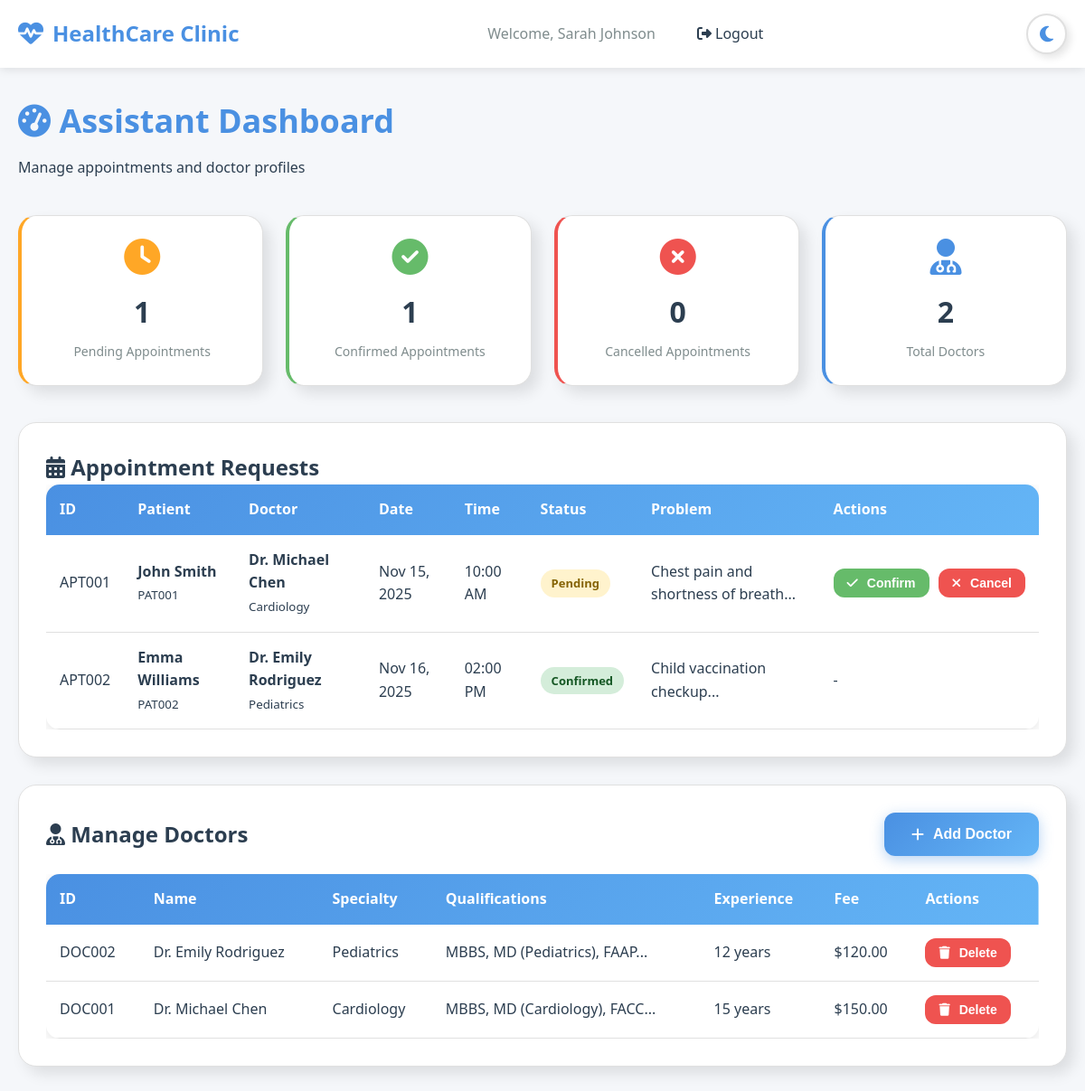
Before: /assistant_dashboard.php (signed in) with the older database file.
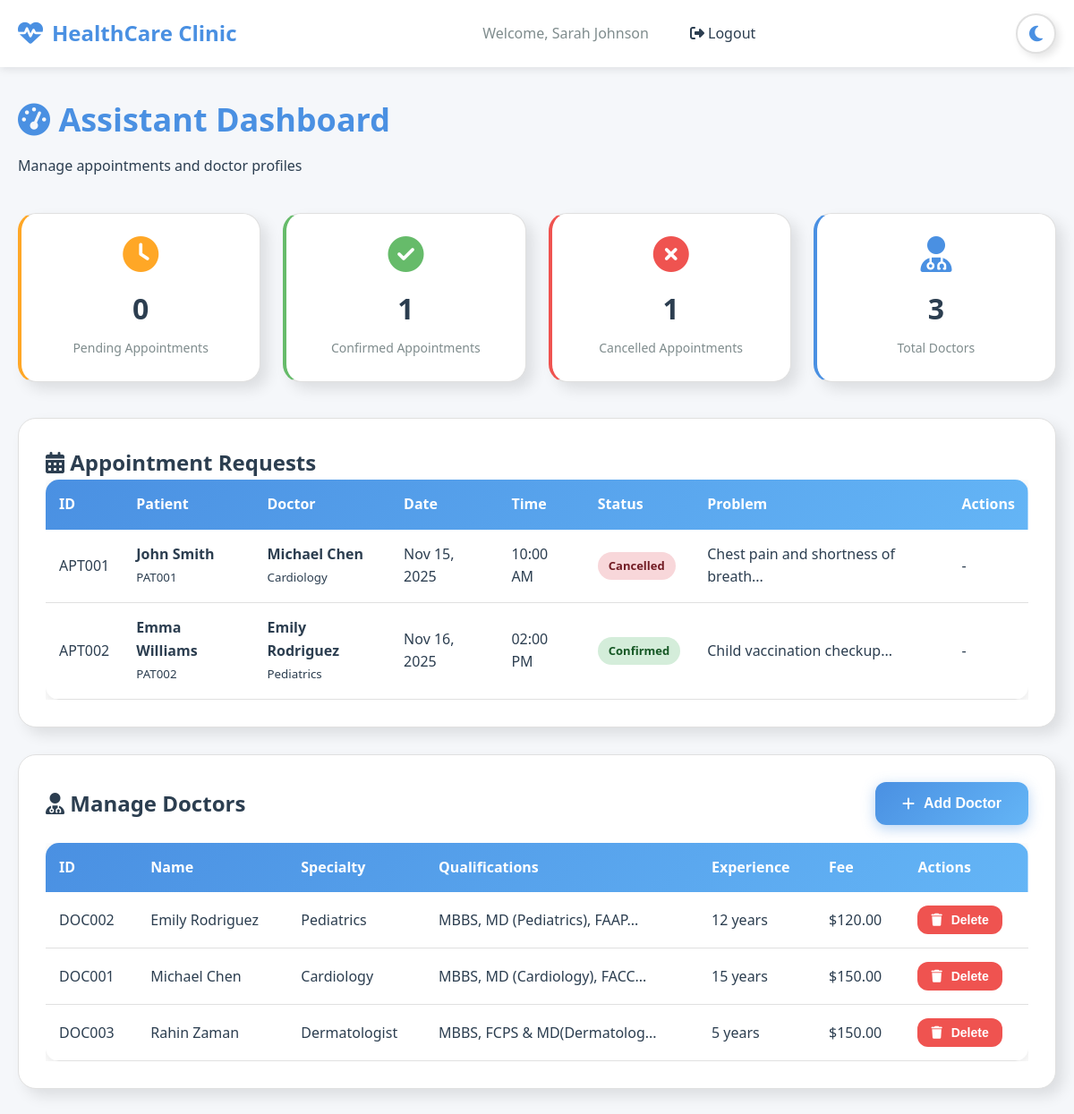
After: the same page with the newer database file.
### tables this page shows
CREATE TABLE `appointments` (
  `id` int(11) NOT NULL,
  `appointment_id` varchar(50) NOT NULL,
  `patient_id` varchar(50) NOT NULL,
  `doctor_id` varchar(50) NOT NULL,
  `appointment_date` date NOT NULL,
  `appointment_time` time NOT NULL,
  `status` enum('pending','confirmed','cancelled','completed') DEFAULT 'pending',
  `problem_description` text DEFAULT NULL,
  `medical_details` text DEFAULT NULL,
  `created_at` timestamp NOT NULL DEFAULT current_timestamp(),
  `updated_at` timestamp NOT NULL DEFAULT current_timestamp() ON UPDATE current_timestamp()
);

CREATE TABLE `users` (
  `id` int(11) NOT NULL,
  `user_id` varchar(50) NOT NULL,
  `name` varchar(100) NOT NULL,
  `password` varchar(255) NOT NULL,
  `role` enum('assistant','doctor','patient') NOT NULL,
  `email` varchar(100) DEFAULT NULL,
  `phone` varchar(20) DEFAULT NULL,
  `created_at` timestamp NOT NULL DEFAULT current_timestamp()
);

CREATE TABLE `doctors` (
  `id` int(11) NOT NULL,
  `doctor_id` varchar(50) NOT NULL,
  `name` varchar(100) NOT NULL,
  `specialty` varchar(100) NOT NULL,
  `qualifications` text DEFAULT NULL,
  `achievements` text DEFAULT NULL,
  `photo` varchar(255) DEFAULT NULL,
  `email` varchar(100) DEFAULT NULL,
  `phone` varchar(20) DEFAULT NULL,
  `experience_years` int(11) DEFAULT NULL,
  `consultation_fee` decimal(10,2) DEFAULT NULL,
  `created_at` timestamp NOT NULL DEFAULT current_timestamp(),
  `slot_start_time` time DEFAULT NULL,
  `max_slots` int(11) DEFAULT 0,
  `slot_end_time` time DEFAULT NULL
);

### config.php (called while the page is built, shortened)
<?php
function formatDate($date) {
    return date('M d, Y', strtotime($date));
}
function formatTime($time) {
    return date('h:i A', strtotime($time));
}
?>

### assistant_dashboard.php (the view, shortened to what this page needs)
<?php
require_once 'config.php';
$conn = getDBConnection();
$stats_query = "SELECT
    (SELECT COUNT(*) FROM appointments WHERE status = 'pending') as pending,
    (SELECT COUNT(*) FROM appointments WHERE status = 'confirmed') as confirmed,
    (SELECT COUNT(*) FROM appointments WHERE status = 'cancelled') as cancelled,
    (SELECT COUNT(*) FROM doctors) as total_doctors";
$stats = $conn->query($stats_query)->fetch_assoc();
$appointments_query = "SELECT a.*, d.name as doctor_name, d.specialty, u.name as patient_name, u.phone as patient_phone
    FROM appointments a
    JOIN doctors d ON a.doctor_id = d.doctor_id
    JOIN users u ON a.patient_id = u.user_id
    ORDER BY a.appointment_date ASC, a.appointment_time ASC";
$appointments = $conn->query($appointments_query);
$doctors_query = "SELECT * FROM doctors ORDER BY name ASC";
$doctors = $conn->query($doctors_query);
?>
<!DOCTYPE html>
<html lang="en">
<head>
    <link rel="stylesheet" href="css/style.css">
    <link rel="stylesheet" href="https://cdnjs.cloudflare.com/ajax/libs/font-awesome/6.4.0/css/all.min.css">
</head>
<body>
    <nav class="navbar">
        <div class="container">
            <div class="nav-brand">
                <i class="fas fa-heartbeat"></i>
                <span>HealthCare Clinic</span>
            </div>
            <ul class="nav-menu">
                <li><span style="color: var(--text-secondary);">Welcome, <?php echo $_SESSION['name']; ?></span></li>
                <li><a href="logout.php"><i class="fas fa-sign-out-alt"></i> Logout</a></li>
            </ul>
            <button class="theme-toggle" id="themeToggle">
                <i class="fas fa-moon"></i>
            </button>
        </div>
    </nav>
    <div class="dashboard">
        <div class="container">
            <div class="dashboard-header">
                <h1><i class="fas fa-tachometer-alt"></i> Assistant Dashboard</h1>
                <p>Manage appointments and doctor profiles</p>
            </div>
            <div class="dashboard-stats">
                <div class="morphism-card stat-card" style="border-left: 4px solid var(--warning-color);">
                    <i class="fas fa-clock" style="color: var(--warning-color);"></i>
                    <h3><?php echo $stats['pending']; ?></h3>
                    <p>Pending Appointments</p>
                </div>
                <div class="morphism-card stat-card" style="border-left: 4px solid var(--success-color);">
                    <i class="fas fa-check-circle" style="color: var(--success-color);"></i>
                    <h3><?php echo $stats['confirmed']; ?></h3>
                    <p>Confirmed Appointments</p>
                </div>
                <div class="morphism-card stat-card" style="border-left: 4px solid var(--danger-color);">
                    <i class="fas fa-times-circle" style="color: var(--danger-color);"></i>
                    <h3><?php echo $stats['cancelled']; ?></h3>
                    <p>Cancelled Appointments</p>
                </div>
                <div class="morphism-card stat-card" style="border-left: 4px solid var(--primary-color);">
                    <i class="fas fa-user-md" style="color: var(--primary-color);"></i>
                    <h3><?php echo $stats['total_doctors']; ?></h3>
                    <p>Total Doctors</p>
                </div>
            </div>
            <div class="morphism-card" style="margin-bottom: 30px;">
                <h2><i class="fas fa-calendar-alt"></i> Appointment Requests</h2>
                <div class="table-container">
                    <table>
                        <thead>
                            <tr>
                                <th>ID</th>
                                <th>Patient</th>
                                <th>Doctor</th>
                                <th>Date</th>
                                <th>Time</th>
                                <th>Status</th>
                                <th>Problem</th>
                                <th>Actions</th>
                            </tr>
                        </thead>
                        <tbody>
                            <?php while($apt = $appointments->fetch_assoc()): ?>
                            <tr>
                                <td><?php echo $apt['appointment_id']; ?></td>
                                <td>
                                    <strong><?php echo $apt['patient_name']; ?></strong><br>
                                    <small><?php echo $apt['patient_id']; ?></small>
                                </td>
                                <td>
                                    <strong><?php echo $apt['doctor_name']; ?></strong><br>
                                    <small><?php echo $apt['specialty']; ?></small>
                                </td>
                                <td><?php echo formatDate($apt['appointment_date']); ?></td>
                                <td><?php echo formatTime($apt['appointment_time']); ?></td>
                                <td>
                                    <span class="badge badge-<?php echo $apt['status']; ?>">
                                        <?php echo ucfirst($apt['status']); ?>
                                    </span>
                                </td>
                                <td><?php echo substr($apt['problem_description'], 0, 50) . '...'; ?></td>
                                <td>
                                    <div class="action-btns">
                                        <?php if($apt['status'] === 'pending'): ?>
                                        <button class="btn btn-sm btn-success" onclick="updateAppointment('<?php echo $apt['appointment_id']; ?>', 'confirmed')">
                                            <i class="fas fa-check"></i> Confirm
                                        </button>
                                        <button class="btn btn-sm btn-danger" onclick="updateAppointment('<?php echo $apt['appointment_id']; ?>', 'cancelled')">
                                            <i class="fas fa-times"></i> Cancel
                                        </button>
                                        <?php else: ?>
                                        <span>-</span>
                                        <?php endif; ?>
                                    </div>
                                </td>
                            </tr>
                            <?php endwhile; ?>
                        </tbody>
                    </table>
                </div>
            </div>
            <div class="morphism-card">
                <div style="display: flex; justify-content: space-between; align-items: center; margin-bottom: 20px;">
                    <h2><i class="fas fa-user-md"></i> Manage Doctors</h2>
                    <button class="btn btn-primary" onclick="openModal('addDoctorModal')">
                        <i class="fas fa-plus"></i> Add Doctor
                    </button>
                </div>
                <div class="table-container">
                    <table>
                        <thead>
                            <tr>
                                <th>ID</th>
                                <th>Name</th>
                                <th>Specialty</th>
                                <th>Qualifications</th>
                                <th>Experience</th>
                                <th>Fee</th>
                                <th>Actions</th>
                            </tr>
                        </thead>
                        <tbody>
                            <?php
                            $doctors->data_seek(0);
                            while($doc = $doctors->fetch_assoc()):
                            ?>
                            <tr>
                                <td><?php echo $doc['doctor_id']; ?></td>
                                <td><?php echo $doc['name']; ?></td>
                                <td><?php echo $doc['specialty']; ?></td>
                                <td><?php echo substr($doc['qualifications'], 0, 30) . '...'; ?></td>
                                <td><?php echo $doc['experience_years']; ?> years</td>
                                <td>$<?php echo number_format($doc['consultation_fee'], 2); ?></td>
                                <td>
                                    <div class="action-btns">
                                        <button class="btn btn-sm btn-danger" onclick="deleteDoctor('<?php echo $doc['doctor_id']; ?>')">
                                            <i class="fas fa-trash"></i> Delete
                                        </button>
                                    </div>
                                </td>
                            </tr>
                            <?php endwhile; ?>
                        </tbody>
                    </table>
                </div>
            </div>
        </div>
    </div>
</body>
</html>

### css/style.css (style rules this page uses)
:root { --primary-color: #4a90e2; --secondary-color: #64b5f6; --success-color: #66bb6a; --danger-color: #ef5350; --warning-color: #ffa726; --bg-color: #f5f7fa; --surface-color: #ffffff; --text-primary: #2c3e50; --text-secondary: #7f8c8d; --border-color: #e0e0e0; --shadow-light: rgba(0, 0, 0, 0.1); --shadow-dark: rgba(0, 0, 0, 0.2); --transition: all 0.3s ease; }
* { margin: 0; padding: 0; box-sizing: border-box; }
body { font-family: 'Segoe UI', Tahoma, Geneva, Verdana, sans-serif; background-color: var(--bg-color); color: var(--text-primary); line-height: 1.6; transition: var(--transition); }
.container { max-width: 1200px; margin: 0 auto; padding: 0 20px; }
.morphism-card { background: var(--surface-color); border-radius: 20px; padding: 30px; box-shadow: 8px 8px 16px var(--shadow-light), -8px -8px 16px rgba(255, 255, 255, 0.1); border: 1px solid var(--border-color); transition: var(--transition); }
.navbar { background: var(--surface-color); padding: 15px 0; box-shadow: 0 2px 10px var(--shadow-light); position: sticky; top: 0; z-index: 1000; transition: var(--transition); }
.navbar .container { display: flex; justify-content: space-between; align-items: center; }
.nav-brand { display: flex; align-items: center; gap: 10px; font-size: 24px; font-weight: bold; color: var(--primary-color); }
.nav-brand i { font-size: 28px; }
.nav-menu { display: flex; list-style: none; gap: 30px; }
.nav-menu a { color: var(--text-primary); text-decoration: none; font-weight: 500; transition: var(--transition); padding: 8px 16px; border-radius: 8px; }
.theme-toggle { background: var(--surface-color); border: 2px solid var(--border-color); border-radius: 50%; width: 45px; height: 45px; cursor: pointer; display: flex; align-items: center; justify-content: center; font-size: 20px; color: var(--primary-color); transition: var(--transition); box-shadow: 4px 4px 8px var(--shadow-light); }
.btn { padding: 15px 30px; border: none; border-radius: 12px; font-size: 16px; font-weight: 600; cursor: pointer; transition: var(--transition); display: inline-flex; align-items: center; gap: 10px; }
.btn-primary { background: linear-gradient(135deg, var(--primary-color), var(--secondary-color)); color: white; box-shadow: 0 4px 15px rgba(74, 144, 226, 0.4); }
.btn-danger { background: var(--danger-color); color: white; }
.dashboard { min-height: 100vh; padding: 30px 0; }
.dashboard-header { margin-bottom: 40px; }
.dashboard-header h1 { font-size: 36px; color: var(--primary-color); margin-bottom: 10px; }
.dashboard-stats { display: grid; grid-template-columns: repeat(auto-fit, minmax(250px, 1fr)); gap: 25px; margin-bottom: 40px; }
.stat-card { padding: 25px; text-align: center; }
.stat-card i { font-size: 40px; margin-bottom: 15px; }
.stat-card h3 { font-size: 32px; margin-bottom: 8px; }
.stat-card p { color: var(--text-secondary); font-size: 14px; }
.table-container { overflow-x: auto; }
table { width: 100%; border-collapse: collapse; background: var(--surface-color); border-radius: 15px; overflow: hidden; box-shadow: 0 4px 15px var(--shadow-light); }
thead { background: linear-gradient(135deg, var(--primary-color), var(--secondary-color)); color: white; }
th, td { padding: 15px; text-align: left; }
tbody tr { border-bottom: 1px solid var(--border-color); transition: var(--transition); }
.badge { display: inline-block; padding: 5px 12px; border-radius: 20px; font-size: 13px; font-weight: 600; }
.badge-confirmed { background: #d4edda; color: #155724; }
.badge-cancelled { background: #f8d7da; color: #721c24; }
.action-btns { display: flex; gap: 10px; }
.btn-sm { padding: 8px 15px; font-size: 14px; }
.btn-success { background: var(--success-color); color: white; }
.badge-pending { background: #fff3cd; color: #856404; }

Changed rows visible on the page:
changed appointments "APT001": doctors.name "Dr. Michael Chen" → "Michael Chen"; status "Pending" → "Cancelled"; status "Confirm Cancel" → "-"
changed appointments "APT002": doctors.name "Dr. Emily Rodriguez" → "Emily Rodriguez"
changed doctors "DOC002": name "Dr. Emily Rodriguez" → "Emily Rodriguez"
changed doctors "DOC001": name "Dr. Michael Chen" → "Michael Chen"
added doctors: doctor "DOC003", name "Rahin Zaman", specialty "Dermatologist", qualifications "MBBS, FCPS & MD(Dermatolog", experience_years "5", consultation_fee "150.00"
Other visible differences:
$stats['pending']: "1" → "0"
$stats['cancelled']: "0" → "1"
$stats['total_doctors']: "2" → "3"
